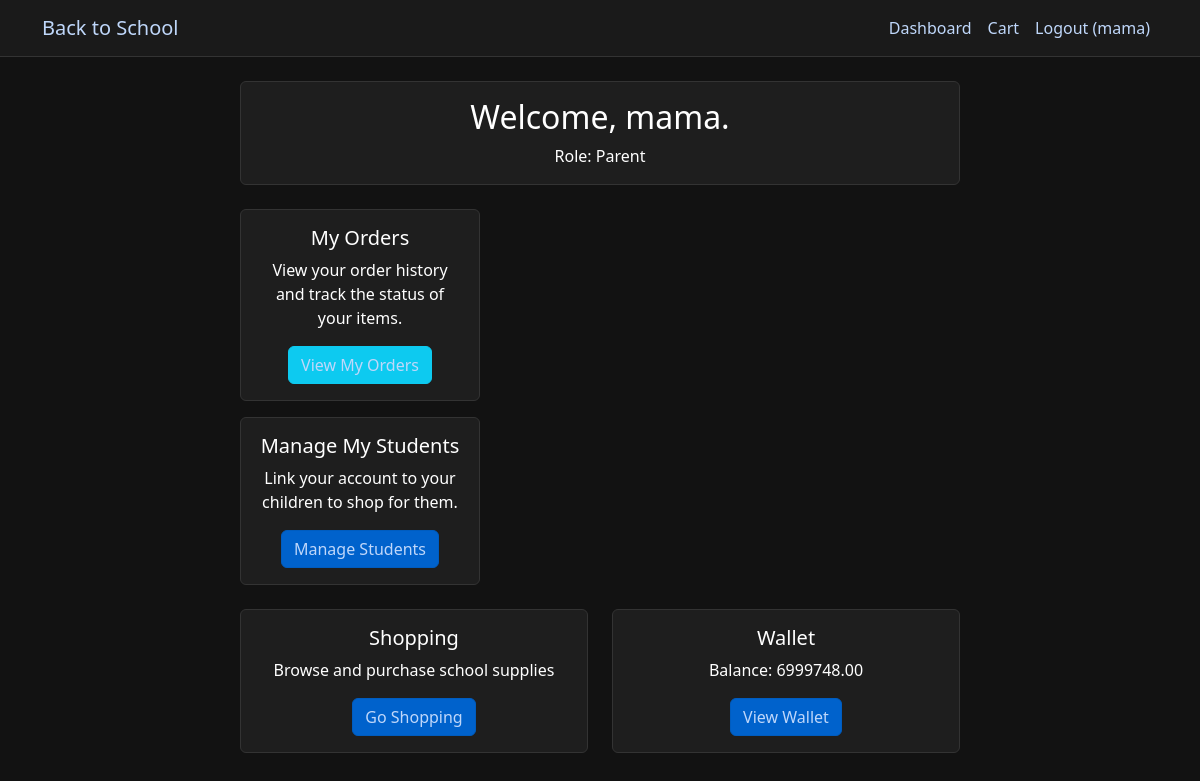
The app's page /dashboard (signed in) with its own data.
### app.py (models this page shows, shortened)
class User(db.Model):
    id = db.Column(db.Integer, primary_key=True)
    username = db.Column(db.String(80), unique=True, nullable=False)
    email = db.Column(db.String(120), unique=True, nullable=False)
    password_hash = db.Column(db.String(128))
    role = db.Column(db.String(20))  # app_admin, parent, student, school_admin, retailer, donor
    is_approved = db.Column(db.Boolean, default=False)
    created_at = db.Column(db.DateTime, default=datetime.utcnow)
    school_id = db.Column(db.Integer, db.ForeignKey('school.id'))
    school = db.relationship('School', backref='users')
    children = db.relationship(
        'User',
        secondary=parent_student_association,
        primaryjoin=(parent_student_association.c.parent_id == id),
        secondaryjoin=(parent_student_association.c.student_id == id),
        backref=db.backref('parents'),
        lazy='dynamic'
    )

class Wallet(db.Model):
    id = db.Column(db.Integer, primary_key=True)
    user_id = db.Column(db.Integer, db.ForeignKey('user.id'), nullable=False, unique=True)
    balance = db.Column(db.Float, default=0.0)
    created_at = db.Column(db.DateTime, default=datetime.utcnow)
    updated_at = db.Column(db.DateTime, default=datetime.utcnow, onupdate=datetime.utcnow)
    user = db.relationship('User', backref=db.backref('wallet', uselist=False))
    transactions = db.relationship('WalletTransaction', backref='wallet', cascade='all, delete-orphan')

### app.py (the view)
@app.route('/dashboard')
@login_required
def dashboard():
    user = db.session.get(User, session['user_id'])
    return render_template('dashboard.html', user=user)

### app.py (called while the page is built)
def login_required(f):
    @wraps(f)
    def decorated_function(*args, **kwargs):
        if 'user_id' not in session:
            flash('Please log in to access this page', 'error')
            return redirect(url_for('login'))
        return f(*args, **kwargs)
    return decorated_function

@app.before_request
def load_logged_in_user():
    user_id = session.get('user_id')
    if user_id is None:
        g.user = None
    else:
        g.user = db.session.get(User, user_id)

@app.context_processor
def inject_user():
    return dict(current_user=g.user)

@app.context_processor
def inject_cart_item_count():
    if 'user_id' not in session or session.get('role') not in ['parent', 'student']:
        return {'cart_item_count': 0}
    cart = Cart.query.filter_by(user_id=session['user_id']).first()
    if not cart:
        return {'cart_item_count': 0}
    count = db.session.query(db.func.sum(CartItem.quantity)).filter_by(cart_id=cart.id).scalar() or 0
    return {'cart_item_count': count}

### templates/dashboard.html (shortened to what this page needs)
{% extends "base.html" %}
{% block content %}
<div class="container">
    <div class="row">
        <div class="col-md-8 mx-auto text-center">
            <div class="card mb-4">
                <div class="card-body">
                    <h2 class="card-title">Welcome, {{ user.username }}.</h2>
                    <p class="card-text">Role: {{ user.role|capitalize }}</p>
                </div>
            </div>
            {% if user.role in ['parent', 'student'] %}
                <div class="col-md-4 mb-3">
                <div class="card h-100">
                    <div class="card-body">
                        <h5 class="card-title">My Orders</h5>
                        <p class="card-text">View your order history and track the status of your items.</p>
                        <a href="{{ url_for('order_list') }}" class="btn btn-info">View My Orders</a>
                    </div>
                </div>
            </div>
            <div class="col-md-4 mb-3">
                <div class="card h-100">
                    <div class="card-body">
                        <h5 class="card-title">Manage My Students</h5>
                        <p class="card-text">Link your account to your children to shop for them.</p>
                        <a href="{{ url_for('parent_manage_students') }}" class="btn btn-primary">Manage Students</a>
                    </div>
                </div>
            </div>
                <div class="row mt-4">
                    <div class="col-md-6 mb-3">
                        <div class="card h-100">
                            <div class="card-body">
                                <h5 class="card-title">Shopping</h5>
                                <p class="card-text">Browse and purchase school supplies</p>
                                <a href="{{ url_for('shop') }}" class="btn btn-primary">Go Shopping</a>
                            </div>
                        </div>
                    </div>
                    <div class="col-md-6 mb-3">
                        <div class="card h-100">
                            <div class="card-body">
                                <h5 class="card-title">Wallet</h5>
                                <p class="card-text">
                                    {% if user.wallet %}
                                        Balance: {{ "%.2f"|format(user.wallet.balance) }}
                                    {% else %}
                                        Balance: 0.00
                                    {% endif %}
                                </p>
                                <a href="{{ url_for('wallet') }}" class="btn btn-primary">View Wallet</a>
                            </div>
                        </div>
                    </div>
                </div>
            {% endif %}
        </div>
    </div>
</div>
{% endblock %}

### templates/base.html (shortened to what this page needs)
<!DOCTYPE html>
<html lang="en">
<head>
    <link href="https://cdn.jsdelivr.net/npm/bootstrap@5.3.0/dist/css/bootstrap.min.css" rel="stylesheet">
</head>
<body>
<nav class="navbar navbar-expand-lg navbar-dark">
    <div class="container">
        <a class="navbar-brand" href="{{ url_for('home') }}">Back to School</a>
        <div class="collapse navbar-collapse" id="navbarNav">
            <ul class="navbar-nav ms-auto">
                {% if 'user_id' in session %}
                    <li class="nav-item">
                        <a class="nav-link" href="{{ url_for('dashboard') }}">Dashboard</a>
                    </li>
                    {% if session['role'] in ['parent', 'student'] %}
                    <li class="nav-item">
                        <a class="nav-link" href="{{ url_for('cart') }}">
                            Cart
                        </a>
                    </li>
                    {% endif %}
                    <li class="nav-item">
                        {% if current_user %}
                        <a class="nav-link" href="{{ url_for('logout') }}">Logout ({{ current_user.username }})</a>
                        {% else %}
                        <a class="nav-link" href="{{ url_for('logout') }}">Logout</a>
                        {% endif %}
                    </li>
                {% endif %}
            </ul>
        </div>
    </div>
</nav>
    <div class="container mt-4">
        {% block content %}{% endblock %}
    </div>
</body>
</html>

### templates/base.html (style rules this page uses)
body { background-color: #121212; color: #ffffff; }
h1, h2, h3, h4, h5, h6, span, p { color: #ffffff !important; }
a { color:rgb(191, 215, 250) !important; }
.navbar { background-color: #1a1a1a !important; border-bottom: 1px solid #333; }
.card { background-color: #1e1e1e; border: 1px solid #333; }
.btn-primary { background-color: #0062cc; border-color: #005cbf; }

### records on screen
User: username "mama", role "Parent"
Wallet: wallet.balance "6999748.00"
